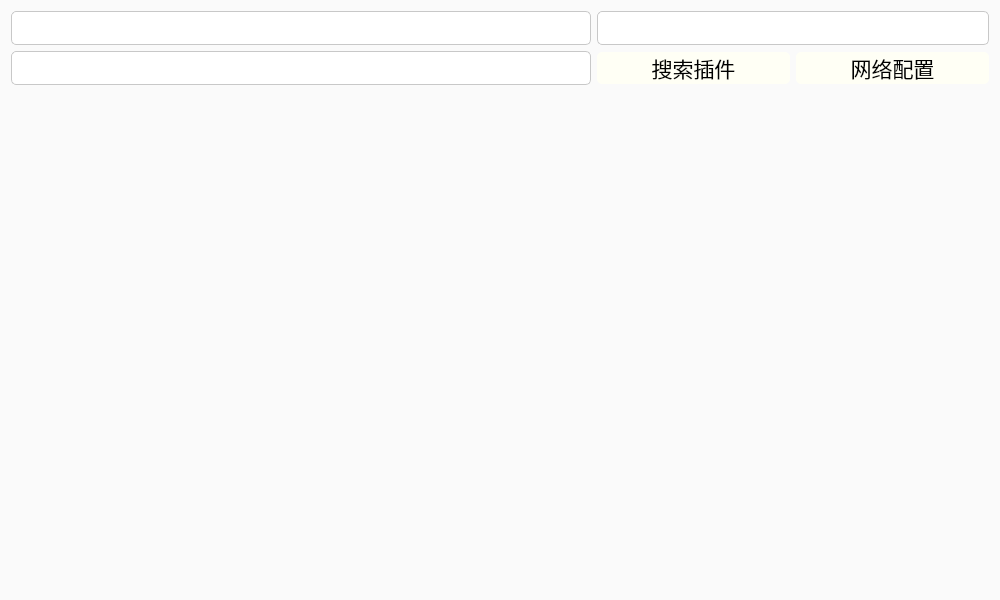
<?xml version="1.0" encoding="UTF-8"?>
<ui version="4.0">
 <class>Widget</class>
 <widget class="QWidget" name="Widget">
  <property name="geometry">
   <rect>
    <x>0</x>
    <y>0</y>
    <width>1000</width>
    <height>600</height>
   </rect>
  </property>
  <property name="windowTitle">
   <string>插件市场</string>
  </property>
  <property name="styleSheet">
   <string notr="true">QWidget{
	background-color: rgb(250, 250, 250);
	border:none;
}
QGroupBox{
	color: rgb(0, 0, 0);
}
QScrollBar:vertical{
	border: none;
	width:8px;
	margin: 0 0 0 0;
	background: transparent;
}
QScrollBar::handle:vertical{
	background: rgb(200, 200, 200);
	border-radius:4px;
}
QScrollBar::handle:vertical:hover{
	background: rgb(160, 160, 160);
	border-radius:4px;
}
QScrollBar::handle:vertical:pressed{
	background: rgb(5, 160, 255);
	border-radius:4px;
}
QScrollBar::add-page,QScrollBar::sub-page:vertical{
	background: transparent;
}
QScrollBar::add-line,QScrollBar::sub-line:vertical{
	background: transparent;
}
QLineEdit{
	border:1px solid rgb(200,200,200);
	border-radius:5px;
	background-color: rgb(255, 255, 255);
	color: rgb(0, 0, 0);
	selection-background-color: rgb(0, 0, 0);
	selection-color: rgb(255, 255, 255);
}
QPushButton{
	color: rgb(0, 0, 0);
	border-radius:5px;
	background-color: rgb(255, 255, 245);
}
QPushButton:hover{
	color: rgb(0, 0, 0);
	border-radius:5px;
	background-color: rgb(255, 255, 252);
}
QListWidget{
	background:transparent;
	border:none;
}
QListWidget::item:hover{
	background-color:rgb(220,220,220);
	border-radius:5px;
}</string>
  </property>
  <layout class="QGridLayout" name="gridLayout" columnstretch="3,1,1">
   <item row="0" column="0">
    <widget class="QLineEdit" name="ipLineEdit">
     <property name="sizePolicy">
      <sizepolicy hsizetype="Preferred" vsizetype="Preferred">
       <horstretch>0</horstretch>
       <verstretch>0</verstretch>
      </sizepolicy>
     </property>
     <property name="font">
      <font>
       <family>楷体</family>
       <pointsize>16</pointsize>
      </font>
     </property>
     <property name="text">
      <string/>
     </property>
    </widget>
   </item>
   <item row="0" column="1" colspan="2">
    <widget class="QLineEdit" name="portLineEdit">
     <property name="sizePolicy">
      <sizepolicy hsizetype="Preferred" vsizetype="Preferred">
       <horstretch>0</horstretch>
       <verstretch>0</verstretch>
      </sizepolicy>
     </property>
     <property name="font">
      <font>
       <family>楷体</family>
       <pointsize>16</pointsize>
      </font>
     </property>
     <property name="text">
      <string/>
     </property>
    </widget>
   </item>
   <item row="1" column="0">
    <widget class="QLineEdit" name="lineEdit">
     <property name="sizePolicy">
      <sizepolicy hsizetype="Preferred" vsizetype="Preferred">
       <horstretch>0</horstretch>
       <verstretch>0</verstretch>
      </sizepolicy>
     </property>
     <property name="font">
      <font>
       <family>楷体</family>
       <pointsize>16</pointsize>
      </font>
     </property>
    </widget>
   </item>
   <item row="1" column="1">
    <widget class="QPushButton" name="findButton">
     <property name="font">
      <font>
       <family>楷体</family>
       <pointsize>16</pointsize>
      </font>
     </property>
     <property name="text">
      <string>搜索插件</string>
     </property>
     <property name="icon">
      <iconset resource="res.qrc">
       <normaloff>:/resource/find.png</normaloff>:/resource/find.png</iconset>
     </property>
     <property name="iconSize">
      <size>
       <width>25</width>
       <height>25</height>
      </size>
     </property>
    </widget>
   </item>
   <item row="1" column="2">
    <widget class="QPushButton" name="settingsButton">
     <property name="font">
      <font>
       <family>楷体</family>
       <pointsize>16</pointsize>
      </font>
     </property>
     <property name="text">
      <string>网络配置</string>
     </property>
     <property name="icon">
      <iconset resource="res.qrc">
       <normaloff>:/resource/settings.png</normaloff>:/resource/settings.png</iconset>
     </property>
     <property name="iconSize">
      <size>
       <width>25</width>
       <height>25</height>
      </size>
     </property>
    </widget>
   </item>
   <item row="2" column="0" colspan="3">
    <widget class="QListWidget" name="listWidget"/>
   </item>
  </layout>
 </widget>
 <resources>
  <include location="res.qrc"/>
 </resources>
 <connections/>
</ui>
